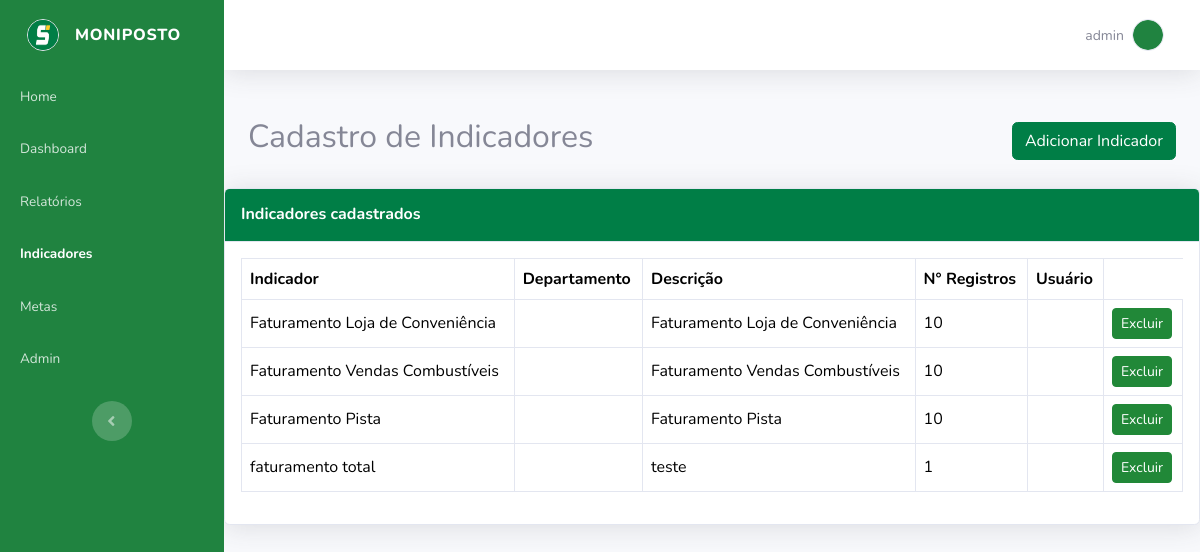
The app's page /indicadores/ (signed in) with its own data.
### pagina/models.py (models this page shows, shortened)
class CustomUser(AbstractUser):
    telefone = models.CharField(max_length=15, blank=True, null=True)
    endereco = models.CharField(max_length=255, blank=True, null=True)
    groups = models.ManyToManyField(
        Group,
        related_name="customuser_set",  # Adicionar um related_name único
        blank=True
    )
    user_permissions = models.ManyToManyField(
        Permission,
        related_name="customuser_set",  # Adicionar um related_name único
        blank=True
    )

class Indicador(models.Model):
    FREQUENCIA_CHOICES = [
        (1, 'Diário'),
        (2, 'Semanal'),
        (3, 'Mensal'),
    ]
    nome_indicador = models.CharField(max_length=100)
    total = models.IntegerField(default=0)
    frequencia = models.IntegerField(default=0)
    unidade_medida = models.CharField(max_length=50)
    descricao = models.TextField(blank=True, null=True)  # Adicione o campo descrição se necessário

### pagina/views.py (the view)
# urls.py: path('indicadores/', views.indicadores_view, name='indicadores'),
@login_required
def indicadores_view(request):
    indicadores = Indicador.objects.all()  # Recupera todos os indicadores
    return render(request, 'indicadores.html', {'indicadores': indicadores})

### pagina/templates/indicadores.html (shortened to what this page needs)
<!DOCTYPE html>
<html lang="en" data-bs-theme="light">
<head>
    {% load static %}
    <link rel="stylesheet" href="{% static 'assets/bootstrap/css/bootstrap.min.css' %}">
    <link rel="stylesheet" href="https://use.fontawesome.com/releases/v5.12.0/css/all.css">
    <link rel="stylesheet" href="https://cdnjs.cloudflare.com/ajax/libs/typicons/2.0.9/typicons.min.css">
    <link rel="stylesheet" href="{% static 'assets/css/styles.min.css' %}">
</head>
<body id="page-top">
    <div id="wrapper">
        <nav class="navbar align-items-start sidebar sidebar-dark accordion bg-gradient-primary p-0 navbar-dark" style="background: rgb(32,131,64); padding-bottom: 0px; margin-bottom: 78px;">
            <div class="container-fluid d-flex flex-column p-0">
                <a class="navbar-brand d-flex justify-content-center align-items-center sidebar-brand m-0" href="{% url 'home' %}">
                    <img class="border rounded-circle" src="{% static 'assets/img/ativos/logoreduzida.png' %}" width="32" height="32">
                    <div class="sidebar-brand-text mx-3"><span>Moniposto</span></div>
                </a>
                <ul class="navbar-nav text-light" id="accordionSidebar">
                    <li class="nav-item"><a class="nav-link" href="{% url 'home' %}"><span>Home</span></a></li>
                    <li class="nav-item"><a class="nav-link" href="{% url 'dashboard' %}"><span>Dashboard</span></a></li>
                    <li class="nav-item"><a class="nav-link" href="{% url 'rel' %}"><span>Relatórios</span></a></li>
                    <li class="nav-item"><a class="nav-link active" href="{% url 'indicadores' %}"><span>Indicadores</span></a></li>
                    <li class="nav-item"><a class="nav-link" href="{% url 'metas' %}"><span>Metas</span></a></li>
                    <li class="nav-item"><a class="nav-link" href="{% url 'admin' %}"><span>Admin</span></a></li>
                </ul>
                <div class="text-center d-none d-md-inline">
                    <button class="btn rounded-circle border-0" id="sidebarToggle" type="button"></button>
                </div>
            </div>
        </nav>
        <div class="d-flex flex-column" id="content-wrapper">
            <div id="content">
                <nav class="navbar navbar-expand bg-white shadow mb-4 topbar">
                    <div class="container-fluid">
                        <ul class="navbar-nav flex-nowrap ms-auto">
                            <li class="nav-item dropdown no-arrow">
                                <a class="dropdown-toggle nav-link" aria-expanded="false" data-bs-toggle="dropdown" href="#">
                                    <span class="d-none d-lg-inline me-2 text-gray-600 small">{{ request.user.username }}</span>
                                    <img class="border rounded-circle img-profile" src="{% static 'assets/img/avatars/avatar1.png' %}" width="32" height="32">
                                </a>
                            </li>
                        </ul>
                    </div>
                </nav>
                <div class="container mt-5">
                    <div class="d-sm-flex justify-content-between align-items-center mb-4">
                        <h2>Cadastro de Indicadores</h2>
                        <button type="button" class="btn btn-primary" data-bs-toggle="modal" data-bs-target="#addIndicadorModal">
                            Adicionar Indicador
                        </button>
                    </div>
                </div>
                <div class="card shadow">
                    <div class="card-header py-3">
                        <h6 class="m-0 font-weight-bold fw-bold text-white">Indicadores cadastrados</h6>
                    </div>
                    <div class="card-body">
                        <div class="table-responsive">
                            <table class="table table-bordered" id="dataTable">
                                <thead>
                                    <tr>
                                        <th>Indicador</th>
                                        <th>Departamento</th>
                                        <th>Descrição</th>
                                        <th>N° Registros</th>
                                        <th>Usuário</th>
                                    </tr>
                                </thead>
                                <tbody>
                                    <tbody>
    {% for indicador in indicadores %}
        <tr>
            <td>{{ indicador.nome_indicador }}</td>
            <td>{{ indicador.depto }}</td>
            <td>{{ indicador.descricao }}</td>
            <td>{{ indicador.registros.count }}</td>
            <td>{{ indicador.usuario.username }}</td>
            <td>
                <form action="{% url 'indicador_delete' indicador.id %}" method="POST" style="display:inline;">
                    <button
                        type="submit"
                        class="btn btn-sm"
                        style="background-color: #218838; color: #fff; border-color: #218838;"
                        onclick="return confirm('Tem certeza que deseja excluir este indicador?')">
                        Excluir
                    </button>
                </form>
            </td>
        </tr>
    {% empty %}
        <tr>
            <td colspan="6" class="text-center">Nenhum indicador cadastrado.</td>
        </tr>
    {% endfor %}
</tbody>
                            </table>
                        </div>
                    </div>
                </div>
            </div>
        </div>
    </div>
</body>
</html>

### pagina/templates/indicadores.html (style rules this page uses)
.card-header { background-color: #007E46; color: #FFFFFF; }
.btn-primary { background-color: #007E46; border-color: #007E46; }
table th, table td { vertical-align: middle; }

### records on screen
CustomUser: user.username "admin"
Indicador: nome_indicador "Faturamento Loja de Conveniência", descricao "Faturamento Loja de Conveniência", registros.count "10"
Indicador: nome_indicador "Faturamento Vendas Combustíveis", descricao "Faturamento Vendas Combustíveis", registros.count "10"
Indicador: nome_indicador "Faturamento Pista", descricao "Faturamento Pista", registros.count "10"
Indicador: nome_indicador "faturamento total", descricao "teste", registros.count "1"
